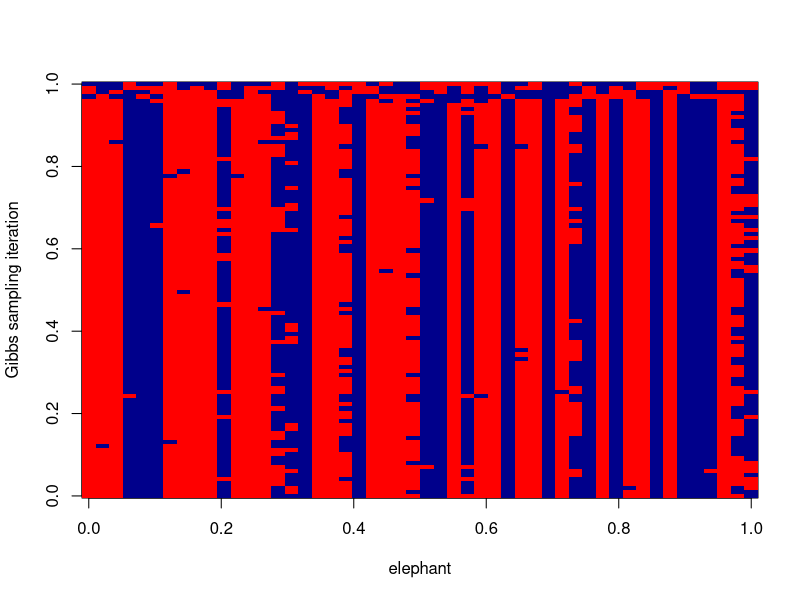

This chart was generated by the following R code:
## ---- chunk 1
knitr::opts_chunk$set(comment = "#",collapse = TRUE,fig.align = "center")
## ---- chunk 2
set.seed(33)
#' @param n The number of samples to simulate.
#' @param P A 2 x R matrix of allele frequencies.
r_simplemix <- function (n, P) {
  R <- ncol(P)
  z <- sample(2,prob = c(0.5,0.5),size = n,replace = TRUE)
  x <- matrix(0,n,R)
  for (i in 1:n)
    x[i,] <- rbinom(R,rep(1,R),P[z[i],])
  return(list(x = x,z = z))
}
P <- rbind(c(0.500,0.500,0.500,0.500,0.500,0.500),
           c(0.001,0.999,0.001,0.999,0.001,0.999))
sim <- r_simplemix(n = 50,P)
x <- sim$x
## ---- chunk 3
normalize <- function (x)
  x/sum(x)

#' @param x Data vector (length R).
#' @param P 2 x R matrix of allele frequencies.
#' @return The log-likelihood for each of the K populations.
log_pr_x_given_P <- function (x, P)
  colSums(x*log(t(P)) + (1-x)*log(1-t(P)))

#' @param x n x R data matrix.
#' @param P 2 x R matrix of allele frequencies.
#' @return Group memberships (vector of length n).
sample_z <- function (x, P) {
  K <- nrow(P)
  loglik_matrix <- apply(x,1,log_pr_x_given_P,P = P)
  lik_matrix <- exp(loglik_matrix) 
  p.z.given.x <- apply(lik_matrix,2,normalize)
  z <- rep(0,nrow(x))
  for (i in 1:length(z))
    z[i] <- sample(K,size = 1,prob = p.z.given.x[,i],replace = TRUE)
  return(z)
}

#' @param x n x R data matrix.
#' @param z Cluster allocations (vector of length n).
#' @return 2 x R matrix of allele frequencies.
sample_P <- function (x, z) {
  R <- ncol(x)
  P <- matrix(0,2,R)
  for (i in 1:2) {
    sample_size <- sum(z == i)
    if (sample_size == 0)
      number_of_ones <- rep(0,R)
    else
      number_of_ones <- colSums(x[z == i,])
    P[i,] <- rbeta(R,number_of_ones + 1,sample_size - number_of_ones + 1)
  }
  return(P)
}

gibbs <- function (x, niter = 100) {
  n <- nrow(x)
  z <- sample(2,n,replace = TRUE)
  out <- matrix(0,niter,n)
  out[1,] <- z 
  for(i in 2:niter) {
    P <- sample_P(x,z)
    z <- sample_z(x,P)
    out[i,] <- z
  }
  return(out)
}
## ---- chunk 4
z <- gibbs(x,niter = 100)
table(mcmc = z[1,],true = sim$z)
table(mcmc = z[100,],true = sim$z)
image(t(z[100:1,]),xlab = "elephant",
      ylab = "Gibbs sampling iteration",
      col = c("red","darkblue"))
